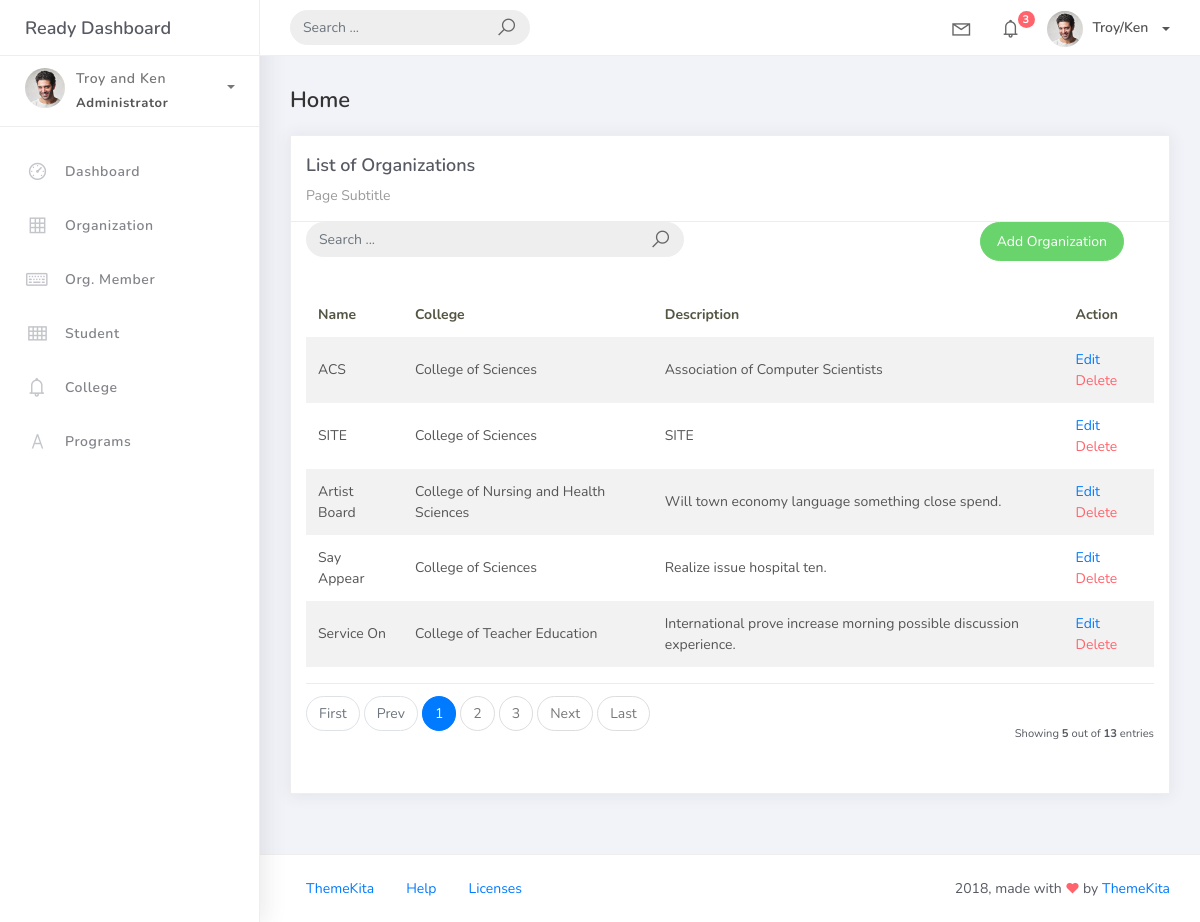
Screenshot of /organization_list with the database file from the repository.
### studentorg/models.py (models this page shows, shortened)
class BaseModel(models.Model):
    created_at = models.DateTimeField(auto_now_add=True, db_index=True)
    updated_at = models.DateTimeField(auto_now=True)
    class Meta:
        abstract = True

class Organization(BaseModel):
    name = models.CharField(max_length=250)
    college = models.ForeignKey(College, null=True, blank=True, on_delete=models.CASCADE)
    description = models.CharField(max_length=500)

class College(BaseModel):
    college_name = models.CharField(max_length=150)
    def __str__(self):
        return self.college_name

### studentorg/views.py (the view)
# urls.py: path('organization_list', OrganizationList.as_view(), name='organization-list'),
class OrganizationList(ListView):
    model = Organization
    context_object_name = 'organization'
    template_name = 'org_list.html'
    paginate_by = 5

### templates/org_list.html (shortened to what this page needs)
{% extends 'base.html' %}
{% load static %}
{% block content %}
<div class="content">
    <div class="container-fluid">
        <h4 class="page-title">Home</h4>
        <div class="row">
            <div class="col-md-12">
                <div class="card">
                    <div class="card-header">
                        <div class="card-title">List of Organizations</div>
                        <div class="card-category">Page Subtitle</div>
                    </div>
<div class="col-md-12 row">
    <div class="col-md-6">
        <form class="navbar-left navbar-form nav-search mr-md-3" action="">
            <div class="input-group">
                <input type="text" placeholder="Search ..." class="form-control" />
                <div class="input-group-append">
                    <span class="input-group-text">
                        <i class="la la-search search-icon"></i>
                    </span>
                </div>
            </div>
        </form>
    </div>
    <div class="col-md-6">
        <div class="pull-right">
            <a href="{% url 'organization-add' %}" class="btn btn-success btn-rounded">Add Organization</a>
        </div>
    </div>
</div>
                    <div class="card-body">
                        <table class="table table-striped mt-3">
                            <thead>
                                <tr>
                                    <th scope="col">Name</th>
                                    <th scope="col">College</th>
                                    <th scope="col">Description</th>
                                    <th scope="col">Action</th>
                                </tr>
                            </thead>
                            <tbody>
                                {% for object in object_list %}
                                <tr>
                                    <td>{{ object.name }}</td>
                                    <td>{{ object.college }}</td>
                                    <td>{{ object.description }}</td>
                                     <td>
                                        <a href="organization_list/{{object.id}}">Edit</a>
                                        <a href="organization_list/{{object.id}}/delete" class="text-danger">Delete</a>
                                    </td>
                                {% endfor %}
                            </tbody>
                        </table>
                        {% include 'includes/pagination.html' %}
                    </div>
                </div>
            </div>
        </div>
    </div>
</div>
{% endblock %}

### rows the page displays
Organization: name "ACS", college "College of Sciences", description "Association of Computer Scientists"
Organization: name "SITE", college "College of Sciences", description "SITE"
Organization: name "Artist Board", college "College of Nursing and Health Sciences", description "Will town economy language something close spend."
Organization: name "Say Appear", college "College of Sciences", description "Realize issue hospital ten."
Organization: name "Service On", college "College of Teacher Education", description "International prove increase morning possible discussion experience."

### other values shown
{{ page_num }} "1"
{{ page_num }} "2" "3"
{{ object_list.count }} "5"
{{ paginator.count }} "13"
